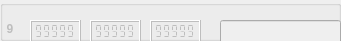
             <widget class="QGroupBox" name="markerBox_9">
              <property name="enabled">
               <bool>false</bool>
              </property>
              <property name="geometry">
               <rect>
                <x>0</x>
                <y>220</y>
                <width>341</width>
                <height>41</height>
               </rect>
              </property>
              <property name="title">
               <string notr="true"/>
              </property>
              <property name="flat">
               <bool>false</bool>
              </property>
              <widget class="QLCDNumber" name="X_9">
               <property name="geometry">
                <rect>
                 <x>30</x>
                 <y>20</y>
                 <width>51</width>
                 <height>23</height>
                </rect>
               </property>
               <property name="smallDecimalPoint">
                <bool>true</bool>
               </property>
               <property name="segmentStyle">
                <enum>QLCDNumber::Flat</enum>
               </property>
               <property name="value" stdset="0">
                <double>99999.000000000000000</double>
               </property>
              </widget>
              <widget class="QLCDNumber" name="Y_9">
               <property name="geometry">
                <rect>
                 <x>90</x>
                 <y>20</y>
                 <width>51</width>
                 <height>23</height>
                </rect>
               </property>
               <property name="smallDecimalPoint">
                <bool>true</bool>
               </property>
               <property name="segmentStyle">
                <enum>QLCDNumber::Flat</enum>
               </property>
               <property name="value" stdset="0">
                <double>99999.000000000000000</double>
               </property>
              </widget>
              <widget class="QLCDNumber" name="Z_9">
               <property name="geometry">
                <rect>
                 <x>150</x>
                 <y>20</y>
                 <width>51</width>
                 <height>23</height>
                </rect>
               </property>
               <property name="smallDecimalPoint">
                <bool>true</bool>
               </property>
               <property name="segmentStyle">
                <enum>QLCDNumber::Flat</enum>
               </property>
               <property name="value" stdset="0">
                <double>99999.000000000000000</double>
               </property>
              </widget>
              <widget class="QLineEdit" name="name_9">
               <property name="geometry">
                <rect>
                 <x>220</x>
                 <y>20</y>
                 <width>121</width>
                 <height>25</height>
                </rect>
               </property>
               <property name="sizePolicy">
                <sizepolicy hsizetype="Expanding" vsizetype="Fixed">
                 <horstretch>0</horstretch>
                 <verstretch>0</verstretch>
                </sizepolicy>
               </property>
              </widget>
              <widget class="QLabel" name="srn_9">
               <property name="enabled">
                <bool>false</bool>
               </property>
               <property name="geometry">
                <rect>
                 <x>0</x>
                 <y>20</y>
                 <width>21</width>
                 <height>17</height>
                </rect>
               </property>
               <property name="font">
                <font>
                 <weight>75</weight>
                 <bold>true</bold>
                </font>
               </property>
               <property name="text">
                <string>  9</string>
               </property>
              </widget>
             </widget>
